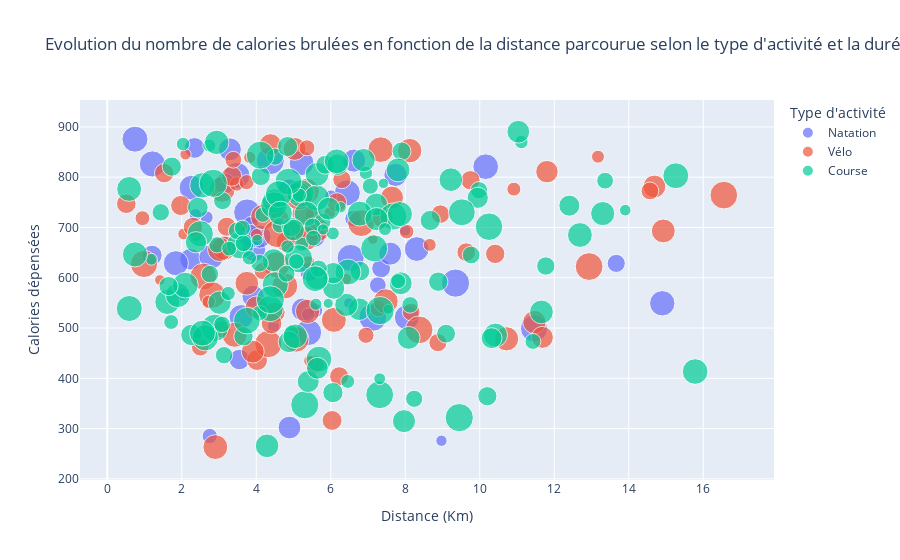

Notebook source saved alongside this figure:
### Code cell
fig = px.scatter(df_seances, x="Distance_Km", y="Calories", color="Type_Activite", size="Duree_Minutes", title="Evolution du nombre de calories brulées en fonction de la distance parcourue selon le type d'activité et la durée de l'activité", labels={"Distance_Km": "Distance (Km)", "Calories": "Calories dépensées", "Type_Activite": "Type d'activité"})
fig.update_layout(hovermode="x unified")

### Figure 1 — Plotly figure (JSON) as saved in the notebook; plotly's stock layout.template omitted (floating-point values rounded to 4 significant figures; data arrays with more than 128 entries replaced by an {"elided": "..."} marker saying what was removed)
{"data": [{"hovertemplate": "Type d'activité=Natation<br>Distance (Km)=%{x}<br>Calories dépensées=%{y}<br>Duree_Minutes=%{marker.size}<extra></extra>", "legendgroup": "Natation", "marker": {"color": "#636efa", "size": [70, 103, 101, 49, 110, 78, 25, 116, 53, 94, 98, 80, 23, 80, 108, 26, 115, 88, 92, 74, 101, 42, 82, 33, 35, 66, 92, 31, 64, 91, 80, 109, 102, 23, 17, 77, 33, 53, 102, 63, 19, 96, 119, 77, 76, 19, 79, 89, 93, 83, 23, 23, 42, 27, 61, 19, 64, 24], "sizemode": "area", "sizeref": 0.2975, "symbol": "circle"}, "mode": "markers", "name": "Natation", "orientation": "v", "showlegend": true, "type": "scatter", "x": [2.234, 5.402, 6.445, 13.66, 6.533, 3.292, 5.18, 4.379, 7.352, 1.841, 10.16, 7.737, 6.001, 6.626, 3.753, 2.665, 7.128, 3.594, 2.261, 3.915, 0.7437, 7.263, 3.939, 3.854, 2.751, 4.872, 5.217, 3.146, 2.342, 8.306, 4.086, 11.46, 1.211, 2.367, 6.486, 5.243, 5.582, 5.423, 3.48, 3.546, 7.996, 14.9, 9.348, 4.891, 5.557, 4.495, 7.595, 2.791, 8.042, 3.839, 4.462, 4.617, 6.603, 5.395, 1.201, 8.971, 3.153, 2.026], "xaxis": "x", "y": [636.9, 491.3, 768.9, 628.6, 639.4, 855.5, 764.8, 832.9, 618.7, 628.9, 821.0, 804.6, 762.4, 833.1, 730.1, 720.1, 521.2, 522.5, 779.2, 562.9, 875.7, 585.1, 655.7, 707.2, 285.1, 775.7, 828.1, 669.6, 858.2, 657.2, 681.9, 499.3, 826.4, 725.2, 549.6, 537.0, 534.8, 611.7, 803.5, 437.3, 693.9, 549.2, 589.4, 302.0, 683.0, 710.6, 648.0, 641.8, 521.2, 682.9, 503.5, 744.2, 717.6, 526.5, 644.7, 275.8, 787.4, 567.1], "yaxis": "y"}, {"hovertemplate": "Type d'activité=Vélo<br>Distance (Km)=%{x}<br>Calories dépensées=%{y}<br>Duree_Minutes=%{marker.size}<extra></extra>", "legendgroup": "Vélo", "marker": {"color": "#EF553B", "size": [65, 60, 82, 76, 24, 64, 22, 111, 29, 47, 39, 98, 96, 77, 89, 99, 43, 41, 52, 81, 16, 49, 78, 101, 38, 56, 72, 25, 22, 74, 77, 86, 110, 85, 92, 50, 61, 103, 31, 26, 108, 57, 22, 60, 92, 20, 56, 32, 106, 97, 21, 47, 34, 118, 84, 19, 42, 93, 44, 64, 115, 107, 45, 52, 94, 114, 85, 25, 33, 59, 51, 79, 98, 17, 87, 115, 56, 20, 73, 75, 46, 56, 78, 54, 88, 19, 50, 87, 65, 56, 115, 27, 54, 16], "sizemode": "area", "sizeref": 0.2975, "symbol": "circle"}, "mode": "markers", "name": "Vélo", "orientation": "v", "showlegend": true, "type": "scatter", "x": [4.023, 1.971, 5.649, 4.005, 4.012, 4.495, 3.604, 4.324, 10.92, 8.158, 6.945, 5.071, 4.188, 14.69, 8.118, 3.089, 5.535, 7.275, 4.631, 11.47, 7.129, 8.877, 5.03, 4.765, 5.36, 9.749, 11.68, 13.17, 3.825, 5.029, 5.259, 3.137, 0.9875, 5.346, 2.902, 5.568, 4.807, 4.546, 3.475, 5.393, 6.816, 0.5118, 2.394, 3.341, 7.476, 6.406, 10.41, 8.036, 2.577, 5.35, 2.053, 14.57, 3.74, 4.564, 3.747, 5.423, 3.383, 6.082, 4.172, 4.411, 5.136, 2.815, 3.079, 9.637, 3.42, 16.55, 14.93, 8.656, 0.9438, 6.034, 8.944, 7.643, 7.34, 1.413, 10.72, 12.93, 2.3, 5.969, 4.381, 11.8, 2.497, 6.165, 3.907, 3.206, 5.377, 2.101, 6.3, 3.016, 7.394, 1.529, 8.37, 2.724, 6.225, 2.406], "xaxis": "x", "y": [436.3, 743.7, 694.9, 541.4, 685.6, 531.2, 701.5, 468.2, 776.3, 531.9, 485.5, 477.5, 721.0, 781.6, 852.9, 775.9, 724.1, 538.9, 717.1, 511.9, 676.6, 471.0, 856.4, 583.7, 858.5, 794.0, 481.5, 840.9, 839.5, 691.6, 726.7, 659.0, 627.5, 678.4, 263.1, 427.7, 671.3, 625.9, 786.7, 630.7, 708.8, 747.3, 684.2, 802.0, 553.4, 597.5, 647.6, 691.9, 602.5, 772.3, 687.2, 772.8, 790.2, 687.9, 589.1, 434.7, 834.8, 516.2, 613.4, 509.2, 762.5, 565.7, 497.6, 650.9, 486.6, 764.4, 693.1, 665.4, 718.5, 316.1, 726.6, 759.5, 854.9, 595.7, 478.5, 622.3, 701.1, 729.1, 864.6, 811.1, 461.8, 749.8, 453.1, 701.6, 533.1, 845.5, 795.4, 656.3, 719.6, 808.2, 496.4, 552.0, 404.0, 488.0], "yaxis": "y"}, {"hovertemplate": "Type d'activité=Course<br>Distance (Km)=%{x}<br>Calories dépensées=%{y}<br>Duree_Minutes=%{marker.size}<extra></extra>", "legendgroup": "Course", "marker": {"color": "#00cc96", "size": {"elided": "148 int values"}, "sizemode": "area", "sizeref": 0.2975, "symbol": "circle"}, "mode": "markers", "name": "Course", "orientation": "v", "showlegend": true, "type": "scatter", "x": {"elided": "148 float values"}, "xaxis": "x", "y": {"elided": "148 float values"}, "yaxis": "y"}], "layout": {"hovermode": "x unified", "legend": {"itemsizing": "constant", "title": {"text": "Type d'activité"}, "tracegroupgap": 0}, "title": {"text": "Evolution du nombre de calories brulées en fonction de la distance parcourue selon le type d'activité et la durée de l'activité"}, "xaxis": {"anchor": "y", "domain": [0, 1], "title": {"text": "Distance (Km)"}}, "yaxis": {"anchor": "x", "domain": [0, 1], "title": {"text": "Calories dépensées"}}}}
